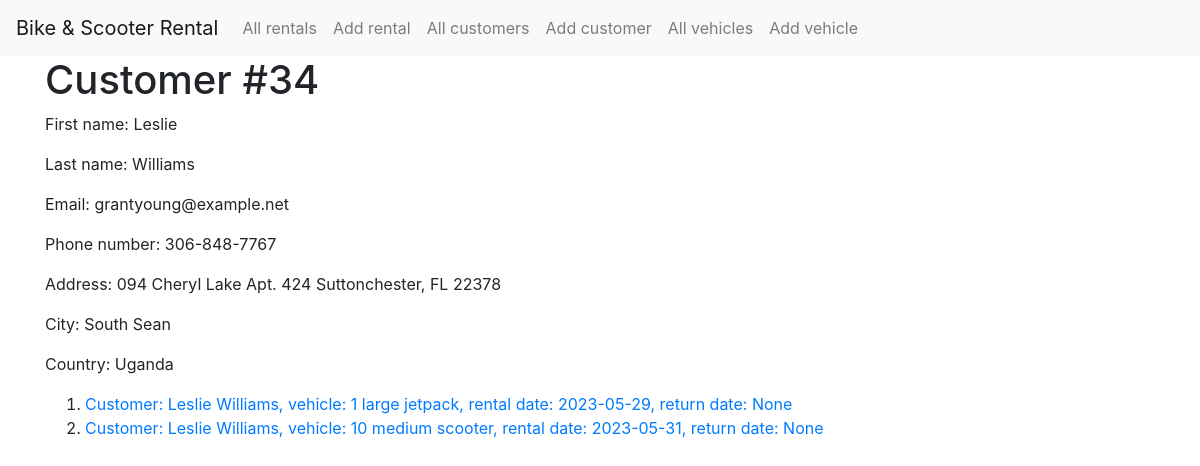
The app's page /rent/customer/34 with its own data.
### rent/models.py (models this page shows)
class Customer(models.Model):
    first_name = models.CharField(max_length=100)
    last_name = models.CharField(max_length=100)
    email = models.EmailField(unique=True)
    phone_number = PhoneNumberField()
    address = models.CharField(max_length=300)
    city = models.CharField(max_length=50)
    country = models.CharField(max_length=50)
    def __str__(self):
        return f"{self.first_name} {self.last_name}"

class Rental(models.Model):
    rental_date = models.DateField()
    return_date = models.DateField(null=True, blank=True)
    customer = models.ForeignKey(Customer, related_name='customer', on_delete=models.CASCADE)
    vehicle = models.ForeignKey(Vehicle, related_name='vehicle', on_delete=models.CASCADE)
    def __str__(self):
        return f"Customer: {self.customer}, vehicle: {self.vehicle}, " \
               f"rental date: {self.rental_date}, " \
               f"return date: {self.return_date}"

class Vehicle(models.Model):
    vehicle_type = models.ForeignKey(VehicleType, on_delete=models.CASCADE)
    vehicle_size = models.ForeignKey(VehicleSize, on_delete=models.CASCADE)
    date_created = models.DateTimeField(auto_now_add=True)
    real_cost = models.IntegerField()
    def __str__(self):
        return f"{self.id} {self.vehicle_size} {self.vehicle_type}"

class VehicleSize(models.Model):
    name = models.CharField(max_length=100)
    def __str__(self):
        return self.name

class VehicleType(models.Model):
    name = models.CharField(max_length=100)
    def __str__(self):
        return self.name

### rent/views.py (the view)
# urls.py: path('rent/customer/', views.all_customers, name='all_customers'),
def customer(request, pk):
    chosen_customer = Customer.objects.get(id=pk)
    rentals = Rental.objects.filter(customer=chosen_customer)
    context = {
        'title': f"Customer {chosen_customer.first_name} {chosen_customer.last_name}",
        'customer': chosen_customer,
        'rentals': rentals,
    }
    return render(request, 'rent/customer.html', context)

### rent/templates/rent/customer.html
{% extends 'rent/base.html' %}
{% block content %}
    <div class="container">
        <h1>Customer #{{ customer.id }}</h1>
        <p>First name: {{ customer.first_name }}</p>
        <p>Last name: {{ customer.last_name }}</p>
        <p>Email: {{ customer.email }}</p>
        <p>Phone number: {{ customer.phone_number }}</p>
        <p>Address: {{ customer.address }}</p>
        <p>City: {{ customer.city }}</p>
        <p>Country: {{ customer.country }}</p>
        <ol>
            {% for rental in rentals %}
                <li><a href="{% url 'rental' rental.id %}">{{ rental }}</a></li>
            {% endfor %}
        </ol>
    </div>
{% endblock content %}

### rent/static/rent/style.css (style rules this page uses)
a { text-decoration: none; }

### records on screen
Customer: id "34", first_name "Leslie", last_name "Williams", email "grantyoung@example.net", phone_number "306-848-7767", address "094 Cheryl Lake Apt. 424 Suttonchester, FL 22378", city "South Sean", country "Uganda"
Rental: customer+vehicle+rental_date "Customer: Leslie Williams, vehicle: 1 large jetpack, rental date: 2023-05-29, return date: None"
Rental: customer+vehicle+rental_date "Customer: Leslie Williams, vehicle: 10 medium scooter, rental date: 2023-05-31, return date: None"
